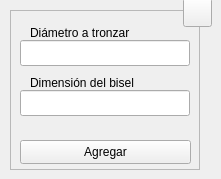
  <widget class="QWidget" name="centralwidget">
   <widget class="QFrame" name="frame">
    <property name="geometry">
     <rect>
      <x>10</x>
      <y>10</y>
      <width>190</width>
      <height>160</height>
     </rect>
    </property>
    <property name="sizePolicy">
     <sizepolicy hsizetype="Fixed" vsizetype="Fixed">
      <horstretch>0</horstretch>
      <verstretch>0</verstretch>
     </sizepolicy>
    </property>
    <property name="minimumSize">
     <size>
      <width>190</width>
      <height>160</height>
     </size>
    </property>
    <property name="maximumSize">
     <size>
      <width>190</width>
      <height>160</height>
     </size>
    </property>
    <property name="frameShape">
     <enum>QFrame::StyledPanel</enum>
    </property>
    <property name="frameShadow">
     <enum>QFrame::Raised</enum>
    </property>
    <widget class="QLineEdit" name="tbx_dia">
     <property name="geometry">
      <rect>
       <x>10</x>
       <y>30</y>
       <width>170</width>
       <height>26</height>
      </rect>
     </property>
     <property name="minimumSize">
      <size>
       <width>170</width>
       <height>0</height>
      </size>
     </property>
     <property name="maximumSize">
      <size>
       <width>170</width>
       <height>16777215</height>
      </size>
     </property>
     <property name="toolTip">
      <string>Digite la dimensión del diámetro a tronzar</string>
     </property>
     <property name="statusTip">
      <string/>
     </property>
     <property name="alignment">
      <set>Qt::AlignCenter</set>
     </property>
     <property name="placeholderText">
      <string/>
     </property>
    </widget>
    <widget class="QLabel" name="lbl_dia">
     <property name="enabled">
      <bool>true</bool>
     </property>
     <property name="geometry">
      <rect>
       <x>20</x>
       <y>10</y>
       <width>111</width>
       <height>26</height>
      </rect>
     </property>
     <property name="text">
      <string>Diámetro a tronzar</string>
     </property>
     <property name="buddy">
      <cstring>lbl_dia</cstring>
     </property>
    </widget>
    <widget class="QPushButton" name="btn_save">
     <property name="geometry">
      <rect>
       <x>10</x>
       <y>130</y>
       <width>171</width>
       <height>24</height>
      </rect>
     </property>
     <property name="sizePolicy">
      <sizepolicy hsizetype="Expanding" vsizetype="Expanding">
       <horstretch>0</horstretch>
       <verstretch>0</verstretch>
      </sizepolicy>
     </property>
     <property name="minimumSize">
      <size>
       <width>88</width>
       <height>0</height>
      </size>
     </property>
     <property name="toolTip">
      <string>Agregar los datos al programa CNC</string>
     </property>
     <property name="statusTip">
      <string/>
     </property>
     <property name="text">
      <string>Agregar</string>
     </property>
     <property name="shortcut">
      <string>Ctrl+S</string>
     </property>
     <property name="autoDefault">
      <bool>true</bool>
     </property>
    </widget>
    <widget class="QLabel" name="lbl_cfr">
     <property name="enabled">
      <bool>true</bool>
     </property>
     <property name="geometry">
      <rect>
       <x>20</x>
       <y>60</y>
       <width>121</width>
       <height>26</height>
      </rect>
     </property>
     <property name="text">
      <string>Dimensión del bisel</string>
     </property>
     <property name="buddy">
      <cstring>lbl_cfr</cstring>
     </property>
    </widget>
    <widget class="QLineEdit" name="tbx_cfr">
     <property name="geometry">
      <rect>
       <x>10</x>
       <y>80</y>
       <width>170</width>
       <height>26</height>
      </rect>
     </property>
     <property name="minimumSize">
      <size>
       <width>170</width>
       <height>0</height>
      </size>
     </property>
     <property name="maximumSize">
      <size>
       <width>170</width>
       <height>16777215</height>
      </size>
     </property>
     <property name="toolTip">
      <string>Digite la dimensión del bisel</string>
     </property>
     <property name="statusTip">
      <string/>
     </property>
     <property name="alignment">
      <set>Qt::AlignCenter</set>
     </property>
     <property name="placeholderText">
      <string/>
     </property>
    </widget>
    <zorder>tbx_dia</zorder>
    <zorder>lbl_dia</zorder>
    <zorder>btn_save</zorder>
    <zorder>tbx_cfr</zorder>
    <zorder>lbl_cfr</zorder>
   </widget>
   <widget class="QToolButton" name="btn_help">
    <property name="geometry">
     <rect>
      <x>183</x>
      <y>-2</y>
      <width>29</width>
      <height>29</height>
     </rect>
    </property>
    <property name="font">
     <font>
      <pointsize>20</pointsize>
      <bold>true</bold>
     </font>
    </property>
    <property name="text">
     <string/>
    </property>
    <property name="icon">
     <iconset resource="../../resources/resources.qrc">
      <normaloff>:/icons/question.png</normaloff>:/icons/question.png</iconset>
    </property>
    <property name="iconSize">
     <size>
      <width>20</width>
      <height>20</height>
     </size>
    </property>
    <property name="shortcut">
     <string>F1</string>
    </property>
   </widget>
  </widget>
